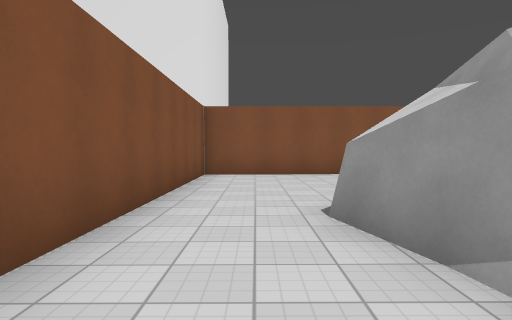
view 1 (above)

16 first-person views from a walk through a Godot game level. The camera is 1.4 m above the floor, tilts 2° down and sees 75° across. The floor is counted in squares, 2 m on a side. Each view is taken from the middle of a square. On the plan, view 1 faces up. The plan holds only what a view shows up to about 10 squares ahead; the rest is blank. The place goes on beyond the plan. Surface patterns are stand-ins for the level's own textures.

view 2
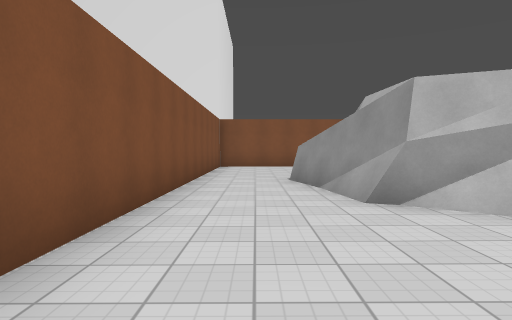

view 3
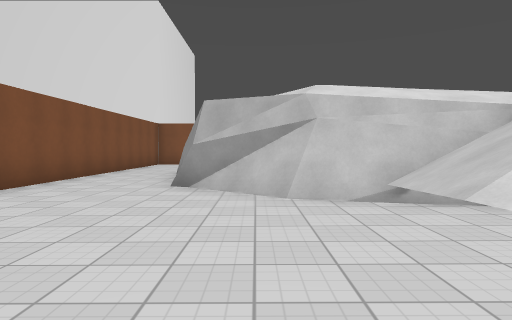

view 4
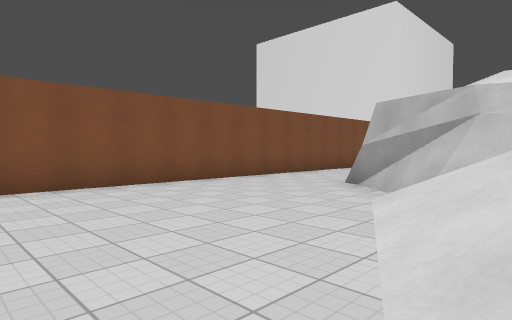

view 5
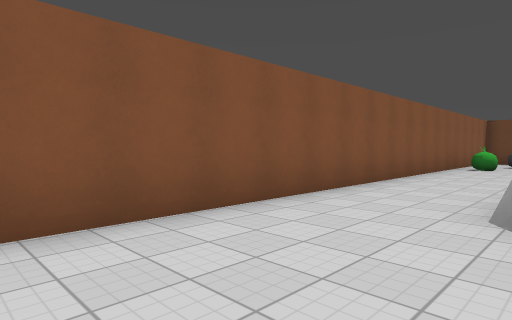

view 6
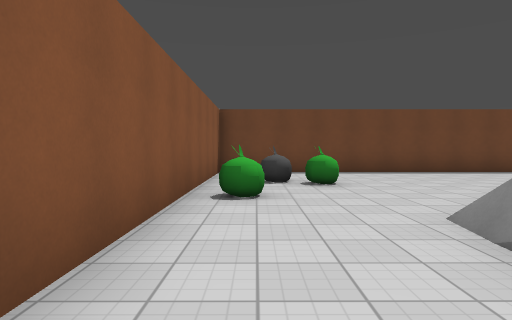

view 7
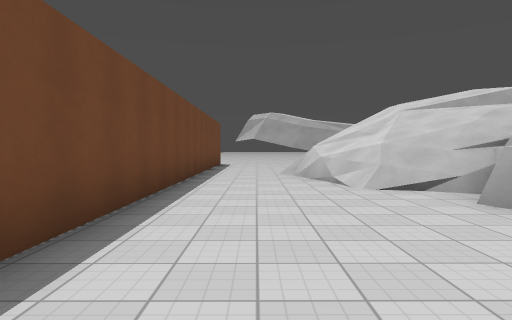

view 8
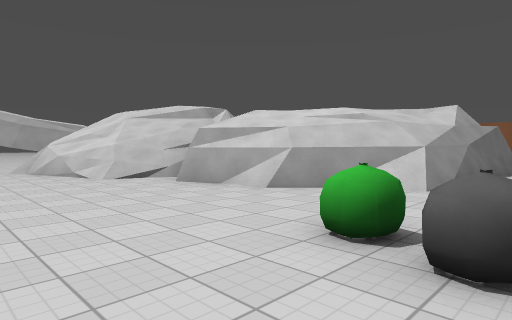

view 9
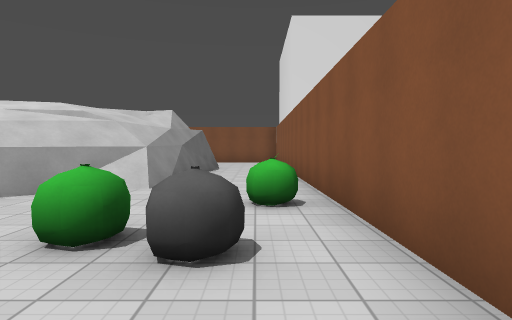

view 10
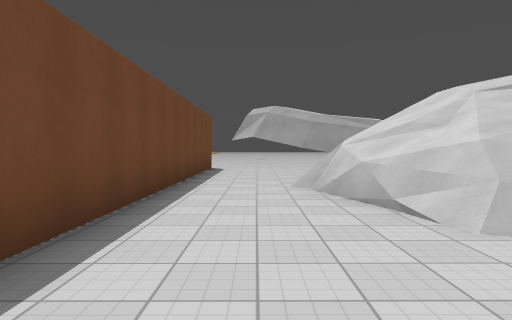

view 11
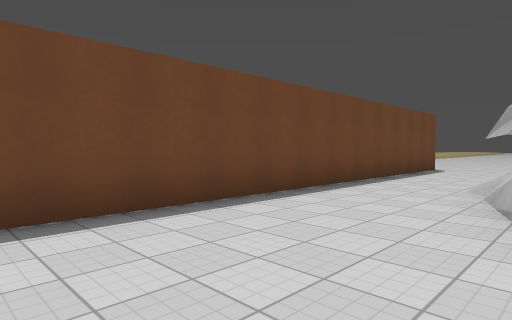

view 12
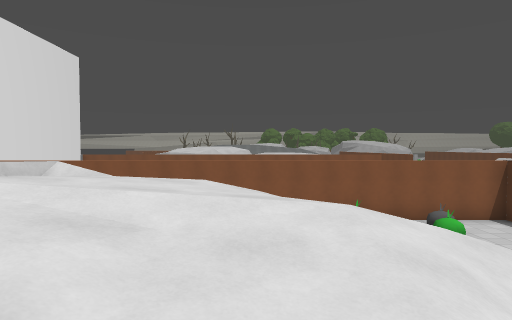

view 13
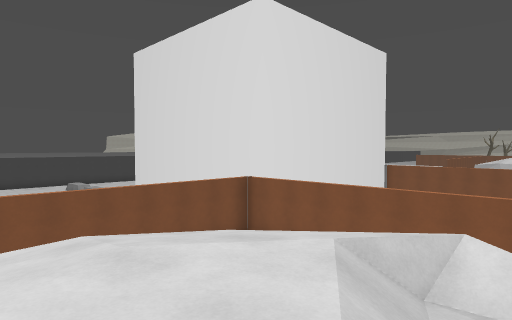

view 14
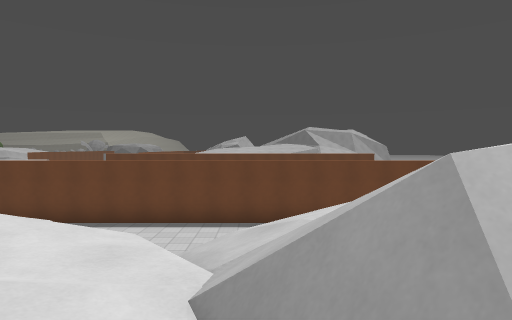

view 15
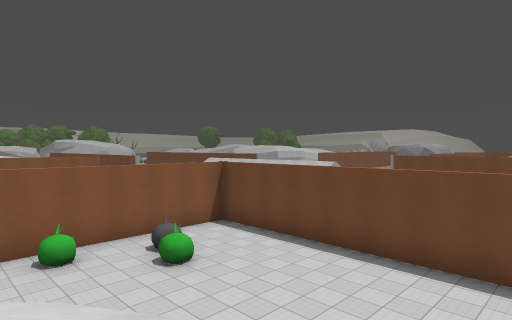

view 16
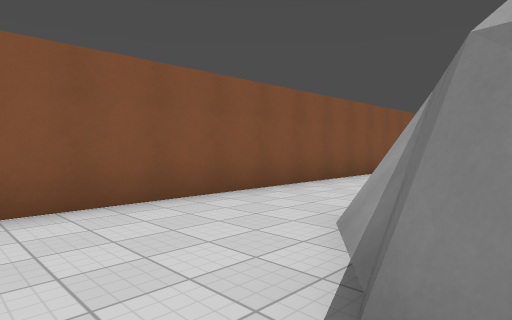

### Floor plan
Key: @ floor where view 1 was taken; # wall or solid block; . main floor; : floor 4 m higher than the main floor; / step, stairs or slope; = window, fence, low wall or low ledge; ^ raised ledge; v drop or lower ground.
Columns run from 1 left of view 1 to 17 right of it. Each row starts with its distance up from view 1.
  9 ###################
  8 #............^=^..#
  7 #.............##..#
  6 #...######=/......#
  5 #..#/////////.....#
  4 #..#/// /////.....#
  3 #.#=/:: //////....#
  2 #.#=//://////#....#
  1 #..#  ://///v/....#
  0 #@.#/// ///////...#
 -1 #.../##//=/////...#
 -2 #.....#= ///////..#
 -3 #.....// ///////..#
 -4 #....//   //////..#
 -5 #...../     /v ...#
 -6   ..../        ...#

Positions as (right, up) in squares from view 1, and headings:
1: (0, 0), facing up
2: (0, -4), facing up
3: (3, -6), facing up
4: (5, -6), facing up-left
5: (0, 6), facing up-right
6: (7, 8), facing right
7: (15, 6), facing down
8: (16, 8), facing down-left
9: (16, 8), facing left
10: (15, 3), facing down
11: (13, 3), facing down-right
12: (9, -1), facing up
13: (6, 2), facing up-left
14: (7, -1), facing right
15: (10, 1), facing up-right
16: (1, 5), facing up-right
